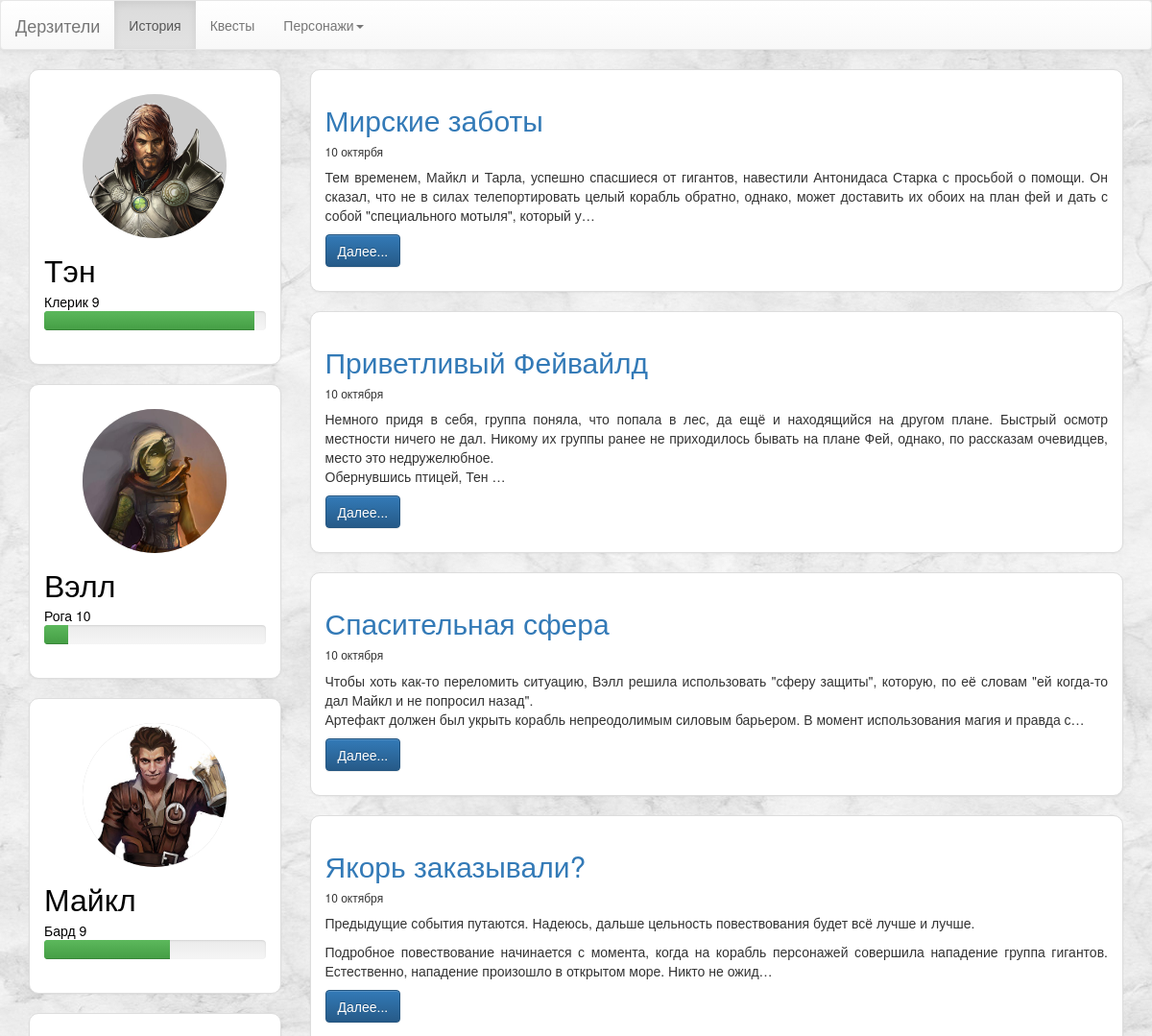
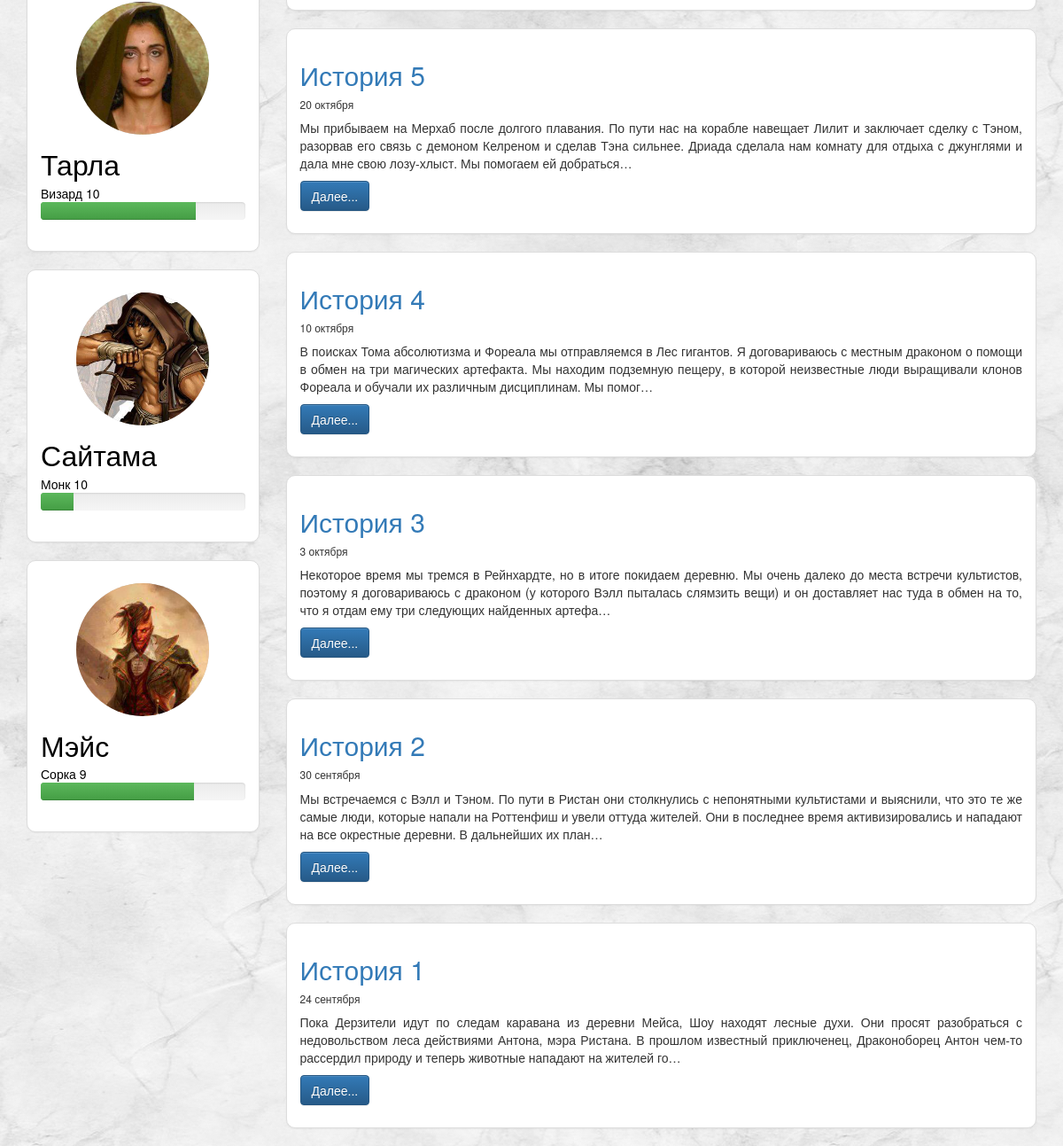
Screenshot of /bolders/ with the database file from the repository (2 pictures, top to bottom).
### bolders/models.py (models this page shows, shortened)
class Character(models.Model):
    name = models.CharField(max_length=200)
    char_class = models.CharField(max_length=100)
    exp = models.IntegerField()
    description = models.TextField()
    photo = models.FileField(null=True, blank=True)
    photo_full = models.FileField(null=True, blank=True)
    def get_current_level(self):
        level = 0
        for key, val in experience_levels.items():
            if self.exp > val:
                level = int(key)
            else:
                break
        print(self.name, level)
        return level
    def to_next_level(self):
        current_level = self.get_current_level()
        curr_level_exp = experience_levels[current_level]
        next_level_exp = experience_levels[current_level + 1]
        need_exp = next_level_exp - curr_level_exp
        extra_exp = self.exp - curr_level_exp
        return (extra_exp * 100)//need_exp
    def get_absolute_url(self):
        return reverse('char_detail', kwargs={'id': self.id})

class Post(models.Model):
    title = models.CharField(max_length=200)
    content = models.TextField()
    ingamedate = models.CharField(max_length=100)
    updated = models.DateTimeField(auto_now=True, auto_now_add=False)
    timestamp = models.DateTimeField(auto_now=False, auto_now_add=True)
    def get_absolute_url(self):
        return reverse('story_detail', kwargs={'id': self.id})

### bolders/views.py (the view)
# urls.py: url(r'^', views.story_list, name='story_list'),
def story_list(request):
    post_list = Post.objects.all().order_by('-timestamp')
    chars = Character.objects.all()
    context = {
        'chars': chars,
        'queryset': post_list,
        'section': 'story_list'
    }
    return render(request, 'bolders/index.html', context)

### bolders/templates/bolders/index.html
{% extends 'bolders/base.html' %}
{% block content %}
{% for itm in queryset %}
    <div class="panel panel-default">
        <div class="panel-body">
            <h2><a href="{{ itm.get_absolute_url }}">{{ itm.title }}</a></h2>
            <h6>{{ itm.ingamedate }}</h6>
            <p>{{ itm.content|linebreaks|truncatechars:280 }}</p>
            <p><a href="{{ itm.get_absolute_url }}" class="btn btn-primary">Далее...</a></p>
        </div>
    </div>
{% endfor %}
{% endblock %}

### bolders/templates/bolders/base.html (shortened to what this page needs)
<!DOCTYPE html>
<html lang="en">
<head>
    <link rel="stylesheet" href="https://maxcdn.bootstrapcdn.com/bootstrap/3.3.7/css/bootstrap.min.css">
    <link rel="stylesheet" href="https://maxcdn.bootstrapcdn.com/bootstrap/3.3.7/css/bootstrap-theme.min.css">
    {% load staticfiles %}
    <link rel="stylesheet" href="{% static 'bolders/css/mystyle.css' %}">
</head>
<body>
<nav class="navbar navbar-default">
  <div class="container-fluid">
    <div class="navbar-header">
      <a class="navbar-brand" href="#">Дерзители</a>
    </div>
    <div class="collapse navbar-collapse" id="bs-example-navbar-collapse-1">
      <ul class="nav navbar-nav">
        <li {% if section == "story_list" %}class="active{% endif %}"><a href="{% url 'story_list' %}">История</a></li>
        <li {% if section == "quests" %}class="active{% endif %}"><a href="#">Квесты</a></li>
          <li class="dropdown">
          <a href="#" class="dropdown-toggle" data-toggle="dropdown" role="button" aria-haspopup="true" aria-expanded="false">Персонажи<span class="caret"></span></a>
        </li>
      </ul>
    </div>
  </div>
</nav>
    <div class="container">
        <div class="row">
            <div class="col-md-3">
                {% if chars %}
                {% for char in chars %}
                    {% include 'bolders/char_list_item.html' %}
                {% endfor %}
                {% endif %}
            </div>
            <div class="col-md-9">
                {% block content %}
                {% endblock %}
            </div>
        </div>
    </div>
</body>
</html>

### bolders/templates/bolders/char_list_item.html
<div class="char-panel panel panel-default">
    <div class="panel-body">
        <a href="{{ char.get_absolute_url }}">
        <div class="char-logo">
            <img src="{{ char.photo.url }}">
        </div>
        <div class="char-content">
        <span class="char-name">{{ char.name }}</span><br>
        <span class="char-class">{{ char.char_class }} {{ char.get_current_level }}</span>
          <div class="progress">
              <div class="progress-bar progress-bar-success role="progressbar" aria-valuenow="0" aria-valuemin="0" aria-valuemax="100" style="width: {{  char.to_next_level }}%">
              </div>
          </div>
        </div>
        </a>
    </div>
</div>

### bolders/static/bolders/css/mystyle.css (style rules this page uses)
body { background: url(../images/bg.png); }
.char-name { font-size: 32px; }
.char-logo { margin: 10px auto; width: 150px; height: 150px; }
.char-logo img { border-radius: 50%; width: 100%; height: 100%; background-color: #ccc; }
.char-name { margin-top: 40px; }
.panel-body p { text-align: justify; }
.panel { border-radius: 10px; }
.char-panel a { text-decoration: none; color: black; }

### rows the page displays
Character: photo (picture), name "Тэн", char_class "Клерик", get_current_level "9"
Character: photo (picture), name "Вэлл", char_class "Рога", get_current_level "10"
Character: photo (picture), name "Майкл", char_class "Бард", get_current_level "9"
Character: photo (picture), name "Тарла", char_class "Визард", get_current_level "10"
Character: photo (picture), name "Сайтама", char_class "Монк", get_current_level "10"
Character: photo (picture), name "Мэйс", char_class "Сорка", get_current_level "9"
Post: title "Мирские заботы", ingamedate "10 октярбя", content "Тем временем, Майкл и Тарла, успешно спасшиеся от гигантов, навестили Антонидаса Старка с просьбой о помощи. Он сказал, что не в силах телепортировать целый корабль обратно, однако, может доставить их обоих на план фей и дать с собой \"специального мотыля\", который у…"
Post: title "Приветливый Фейвайлд", ingamedate "10 октября", content "Немного придя в себя, группа поняла, что попала в лес, да ещё и находящийся на другом плане. Быстрый осмотр местности ничего не дал. Никому их группы ранее не приходилось бывать на плане Фей, однако, по рассказам очевидцев, место это недружелюбное. Обернувшись птицей, Тен …"
Post: title "Спасительная сфера", ingamedate "10 октября", content "Чтобы хоть как-то переломить ситуацию, Вэлл решила использовать \"сферу защиты\", которую, по её словам \"ей когда-то дал Майкл и не попросил назад\". Артефакт должен был укрыть корабль непреодолимым силовым барьером. В момент использования магия и правда с…"
Post: title "Якорь заказывали?", ingamedate "10 октября", content "Предыдущие события путаются. Надеюсь, дальше цельность повествования будет всё лучше и лучше. Подробное повествование начинается с момента, когда на корабль персонажей совершила нападение группа гигантов. Естественно, нападение произошло в открытом море. Никто не ожид…"
Post: title "История 5", ingamedate "20 октября", content "Мы прибываем на Мерхаб после долгого плавания. По пути нас на корабле навещает Лилит и заключает сделку с Тэном, разорвав его связь с демоном Келреном и сделав Тэна сильнее. Дриада сделала нам комнату для отдыха с джунглями и дала мне свою лозу-хлыст. Мы помогаем ей добраться…"
Post: title "История 4", ingamedate "10 октября", content "В поисках Тома абсолютизма и Фореала мы отправляемся в Лес гигантов. Я договариваюсь с местным драконом о помощи в обмен на три магических артефакта. Мы находим подземную пещеру, в которой неизвестные люди выращивали клонов Фореала и обучали их различным дисциплинам. Мы помог…"
Post: title "История 3", ingamedate "3 октября", content "Некоторое время мы тремся в Рейнхардте, но в итоге покидаем деревню. Мы очень далеко до места встречи культистов, поэтому я договариваюсь с драконом (у которого Вэлл пыталась слямзить вещи) и он доставляет нас туда в обмен на то, что я отдам ему три следующих найденных артефа…"
Post: title "История 2", ingamedate "30 сентября", content "Мы встречаемся с Вэлл и Тэном. По пути в Ристан они столкнулись с непонятными культистами и выяснили, что это те же самые люди, которые напали на Роттенфиш и увели оттуда жителей. Они в последнее время активизировались и нападают на все окрестные деревни. В дальнейших их план…"
Post: title "История 1", ingamedate "24 сентября", content "Пока Дерзители идут по следам каравана из деревни Мейса, Шоу находят лесные духи. Они просят разобраться с недовольством леса действиями Антона, мэра Ристана. В прошлом известный приключенец, Драконоборец Антон чем-то рассердил природу и теперь животные нападают на жителей го…"
